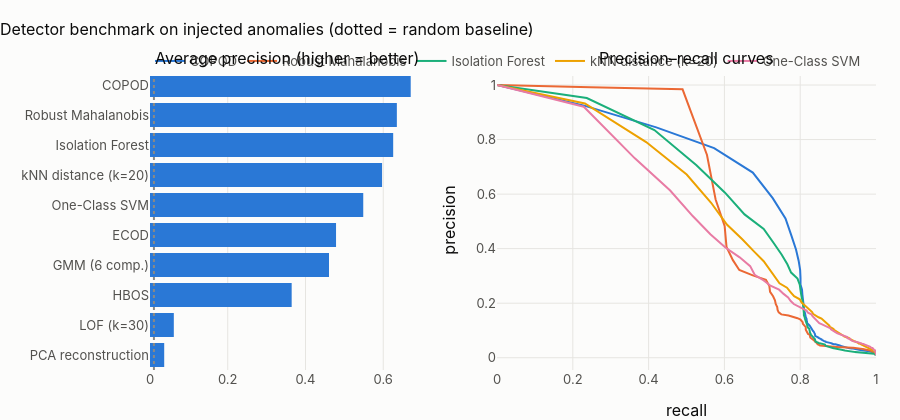

Notebook code for this chart:
### Code cell
fig = make_subplots(
    rows=1,
    cols=2,
    subplot_titles=["Average precision (higher = better)", "Precision–recall curves"],
    column_widths=[0.42, 0.58],
)
r = res.sort_values("AP")
fig.add_bar(
    y=r.index, x=r.AP, orientation="h", marker_color=theme.BLUE, showlegend=False, row=1, col=1
)
fig.add_vline(x=yev.mean(), line_dash="dot", line_color="#8a8984", row=1, col=1)
for i, m in enumerate(res.index[:5]):
    p, rc, _ = precision_recall_curve(yev, scores[m])
    keep = np.unique(
        np.r_[np.linspace(0, len(p) - 1, 400).astype(int), np.arange(0, min(len(p), 600))]
    )
    fig.add_scatter(
        x=rc[keep],
        y=p[keep],
        mode="lines",
        name=m,
        line=dict(color=theme.CATEGORICAL[i], width=2),
        row=1,
        col=2,
    )
fig.update_xaxes(title_text="recall", row=1, col=2)
fig.update_yaxes(title_text="precision", row=1, col=2)
fig.update_layout(
    height=420,
    title="Detector benchmark on injected anomalies (dotted = random baseline)",
    margin=dict(l=150),
)
fig.show()

### Figure 1 — Plotly figure (JSON) as saved in the notebook; plotly's stock layout.template omitted (floating-point values rounded to 4 significant figures; data arrays with more than 128 entries replaced by an {"elided": "..."} marker saying what was removed)
{"data": [{"marker": {"color": "#2a78d6"}, "orientation": "h", "showlegend": false, "type": "bar", "x": [0.03653, 0.06126, 0.3644, 0.4604, 0.4786, 0.5485, 0.5969, 0.6255, 0.635, 0.6706], "xaxis": "x", "y": ["PCA reconstruction", "LOF (k=30)", "HBOS", "GMM (6 comp.)", "ECOD", "One-Class SVM", "kNN distance (k=20)", "Isolation Forest", "Robust Mahalanobis", "COPOD"], "yaxis": "y"}, {"line": {"color": "#2a78d6", "width": 2}, "mode": "lines", "name": "COPOD", "type": "scatter", "x": {"elided": "997 float values"}, "xaxis": "x2", "y": {"elided": "997 float values"}, "yaxis": "y2"}, {"line": {"color": "#eb6834", "width": 2}, "mode": "lines", "name": "Robust Mahalanobis", "type": "scatter", "x": {"elided": "997 float values"}, "xaxis": "x2", "y": {"elided": "997 float values"}, "yaxis": "y2"}, {"line": {"color": "#1baf7a", "width": 2}, "mode": "lines", "name": "Isolation Forest", "type": "scatter", "x": {"elided": "997 float values"}, "xaxis": "x2", "y": {"elided": "997 float values"}, "yaxis": "y2"}, {"line": {"color": "#eda100", "width": 2}, "mode": "lines", "name": "kNN distance (k=20)", "type": "scatter", "x": {"elided": "997 float values"}, "xaxis": "x2", "y": {"elided": "997 float values"}, "yaxis": "y2"}, {"line": {"color": "#e87ba4", "width": 2}, "mode": "lines", "name": "One-Class SVM", "type": "scatter", "x": {"elided": "997 float values"}, "xaxis": "x2", "y": {"elided": "997 float values"}, "yaxis": "y2"}], "layout": {"annotations": [{"font": {"size": 16}, "showarrow": false, "text": "Average precision (higher = better)", "x": 0.189, "xanchor": "center", "xref": "paper", "y": 1.0, "yanchor": "bottom", "yref": "paper"}, {"font": {"size": 16}, "showarrow": false, "text": "Precision–recall curves", "x": 0.739, "xanchor": "center", "xref": "paper", "y": 1.0, "yanchor": "bottom", "yref": "paper"}], "height": 420, "margin": {"l": 150}, "shapes": [{"line": {"color": "#8a8984", "dash": "dot"}, "type": "line", "x0": 0.01009, "x1": 0.01009, "xref": "x", "y0": 0, "y1": 1, "yref": "y domain"}], "title": {"text": "Detector benchmark on injected anomalies (dotted = random baseline)"}, "xaxis": {"anchor": "y", "domain": [0.0, 0.378]}, "xaxis2": {"anchor": "y2", "domain": [0.478, 1.0], "title": {"text": "recall"}}, "yaxis": {"anchor": "x", "domain": [0.0, 1.0]}, "yaxis2": {"anchor": "x2", "domain": [0.0, 1.0], "title": {"text": "precision"}}}}
